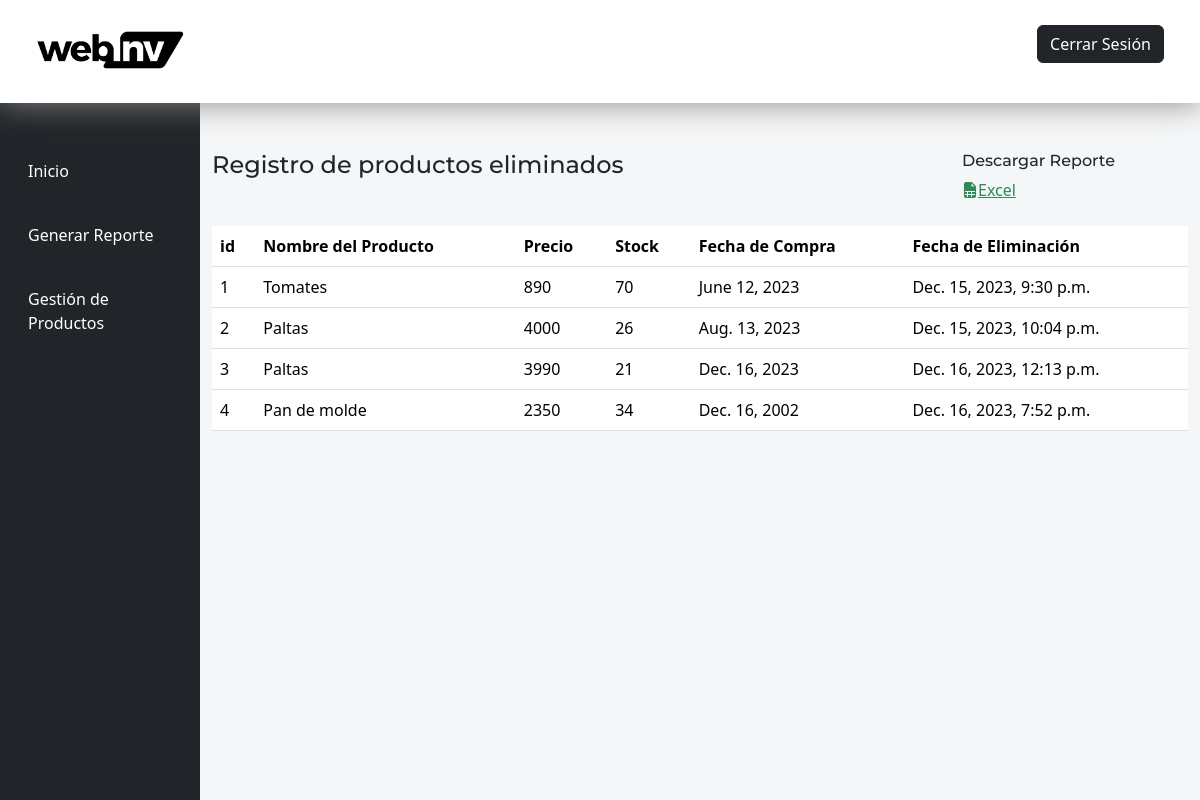
Screenshot of /reportes/productos with the database file from the repository.
### productos/models.py (models this page shows, shortened)
class ProductoEliminado(models.Model):
    id = models.AutoField(primary_key=True)
    nombre_producto = models.CharField(max_length=50)
    precio = models.IntegerField(default=0)
    stock = models.IntegerField(default=0)
    fecha_compra = models.DateField()
    created_at = models.DateTimeField(auto_now_add=True)
    fecha_eliminacion = models.DateTimeField(default=timezone.now)  # Campo para la fecha de eliminación

### web/views.py (the view)
# urls.py: path('reportes/productos',views.reportes,name='reportes'),
def reportes(request):
    productos_eliminados = ProductoEliminado.objects.all()
    return render(request,'web/reportes.html',{
        'productos_eliminados': productos_eliminados
    })

### web/templates/web/reportes.html
{% extends 'base/baseindex.html' %}
{% load static %}
{% block content_index %}
    <div class="row mt-5">
        <div class="col-9">
            <h4>Registro de productos eliminados</h4>
        </div>
        <div class="col-3">
            <h6>Descargar Reporte</h6>
            <a href="{% url 'descargar_reportes' %}" style="color: seagreen;"><i class="bi bi-file-earmark-spreadsheet-fill"></i>Excel</Em></a>
        </div>
    </div>
    <div class="table-responsive">
        <table class="table mt-4">
            <thead>
                <tr>
                    <th>id</th>
                    <th>Nombre del Producto</th>
                    <th>Precio</th>
                    <th>Stock</th>
                    <th>Fecha de Compra</th>
                    <th>Fecha de Eliminación</th>
                </tr>
            </thead>
            <tbody>
                {% for producto in productos_eliminados %}
                    <tr>
                        <td>{{ producto.id }}</td>
                        <td>{{ producto.nombre_producto }}</td>
                        <td>{{ producto.precio }}</td>
                        <td>{{ producto.stock }}</td>
                        <td>{{ producto.fecha_compra }}</td>
                        <td>{{ producto.fecha_eliminacion }}</td>
                    </tr>
                {% endfor %}
            </tbody>
        </table>
    </div>
{% endblock %}

### web/static/web/css/style.css (style rules this page uses)
* { margin: 0; padding: 0; }
h1, h2, h3, h4, h5, h6 { font-family: 'Montserrat', sans-serif; }

### rows the page displays
ProductoEliminado: id "1", nombre_producto "Tomates", precio "890", stock "70", fecha_compra "June 12, 2023", fecha_eliminacion "Dec. 15, 2023, 9:30 p.m."
ProductoEliminado: id "2", nombre_producto "Paltas", precio "4000", stock "26", fecha_compra "Aug. 13, 2023", fecha_eliminacion "Dec. 15, 2023, 10:04 p.m."
ProductoEliminado: id "3", nombre_producto "Paltas", precio "3990", stock "21", fecha_compra "Dec. 16, 2023", fecha_eliminacion "Dec. 16, 2023, 12:13 p.m."
ProductoEliminado: id "4", nombre_producto "Pan de molde", precio "2350", stock "34", fecha_compra "Dec. 16, 2002", fecha_eliminacion "Dec. 16, 2023, 7:52 p.m."
